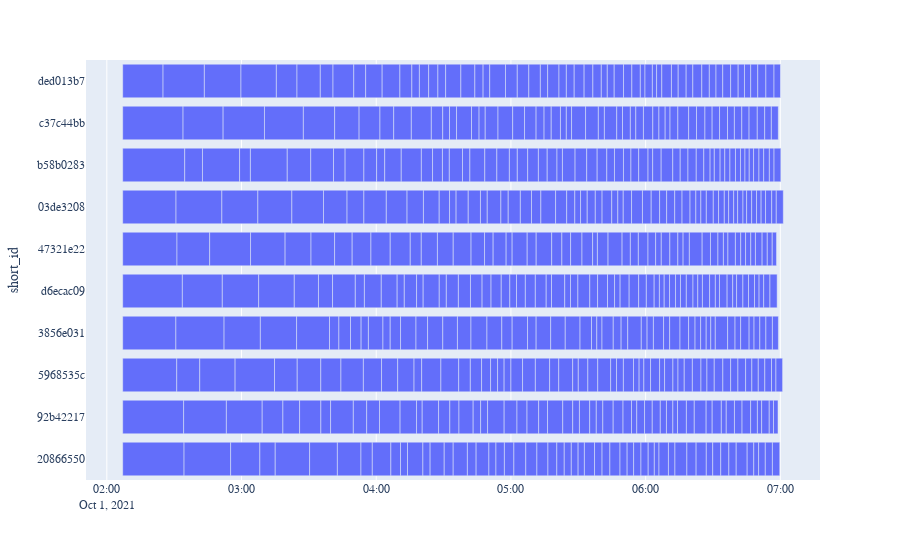

Notebook code for this chart:
### Code cell
subset_timings_fig.update_layout(font_family='Arial')

### Figure 1 — Plotly figure (JSON) as saved in the notebook; plotly's stock layout.template omitted (floating-point values rounded to 4 significant figures; data arrays with more than 128 entries replaced by an {"elided": "..."} marker saying what was removed)
{"data": [{"alignmentgroup": "True", "base": {"elided": "547 str values"}, "hovertemplate": "start_time=%{base}<br>stop_time=%{x}<br>short_id=%{y}<extra></extra>", "legendgroup": "", "marker": {"color": "#636efa"}, "name": "", "offsetgroup": "", "orientation": "h", "showlegend": false, "textposition": "auto", "type": "bar", "x": {"elided": "547 int values"}, "xaxis": "x", "y": {"elided": "547 str values"}, "yaxis": "y"}], "layout": {"barmode": "overlay", "font": {"family": "Arial"}, "legend": {"tracegroupgap": 0}, "margin": {"t": 60}, "xaxis": {"anchor": "y", "domain": [0, 1], "type": "date"}, "yaxis": {"anchor": "x", "domain": [0, 1], "title": {"text": "short_id"}}}}
